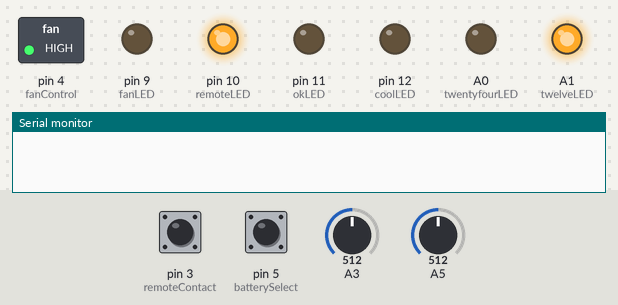
Bench run of a sketch on a simulated Arduino Uno, built with avr-gcc and run on an emulated ATmega328P. Shown: switched loads named in the sketch (green lamp = pin HIGH), output pins drawn as LEDs (lit = HIGH), the last lines printed to the serial monitor. Wiring (inferred from the names in the program): IR receiver: data pin 3. Dashed ring = blinking. The test bench sets the inputs (shaded band); at power-on: A5 = 512, A3 = 512, pin 3 (remoteContact) HIGH, pin 5 (batterySelect) HIGH.

Above: at 1.3 s.
1.4 s: A5 set to 334
4.2 s: A5 set to 316
At 5.51 s:
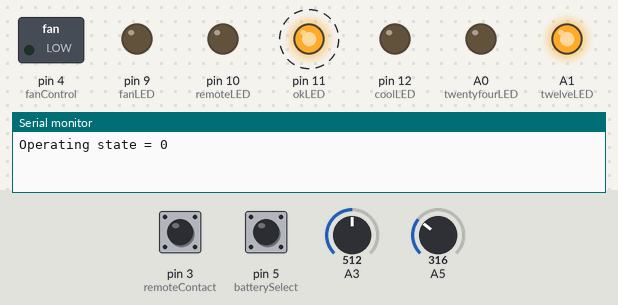
7.2 s: A5 set to 511
At 9.7 s:
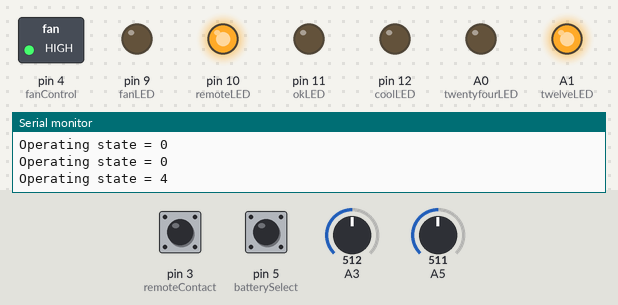
10.2 s: A3 set to 83
12.4 s: A3 set to 72
At 13.51 s:
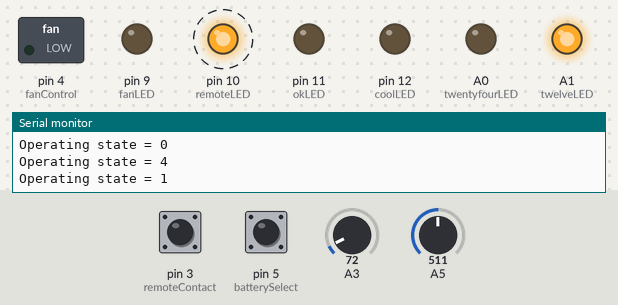
15.4 s: A5 set to 306
At 17.33 s:
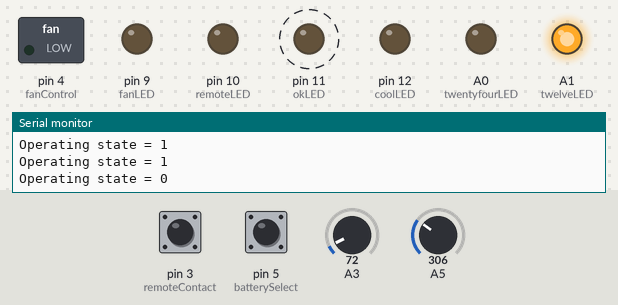
Timing chart, 0 to 19.4 s (numbered marks = the images above; inputs shaded):
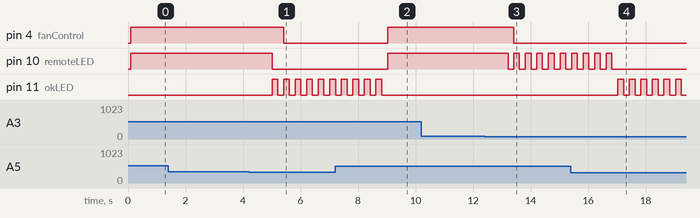

Measured:
- the behaviour switches between 323 and 322 on A5 (found by bisection; images 0 and 1)
- the behaviour switches between 80 and 79 on A3 (found by bisection; images 2 and 3)
- after the input at 1.4 s, every drawn part: stays the same
- after the input at 4.2 s, pin 4 (fanControl): HIGH → LOW after 1.2 s; pin 10 (remoteLED): HIGH → LOW after 0.81 s; pin 11 (okLED): alternates HIGH for 0.20 s and LOW for 0.20 s, starting after 0.81 s
- after the input at 7.2 s, pin 4 (fanControl), pin 10 (remoteLED): LOW → HIGH after 1.8 s; pin 11 (okLED): goes on until 8.8 s, then stays LOW
- after the input at 10.2 s, every drawn part: stays the same
- after the input at 12.4 s, pin 4 (fanControl): HIGH → LOW after 1.0 s; pin 10 (remoteLED): alternates HIGH for 0.20 s and LOW for 0.20 s, starting after 0.81 s
- after the input at 15.4 s, pin 10 (remoteLED): goes on until 16.8 s, then stays LOW; pin 11 (okLED): alternates HIGH for 0.20 s and LOW for 0.20 s, starting after 1.6 s

The sketch:

FanEnclosure1E.ino
```cpp
/*
Fan Controller Code Enclosure Version 0.1E
Designed to run on an Trinket Pro processor board


I/O DEFINITIONS

A0 - Digital Output 24V LED
A1 - Digital Output 12V LED
A2 -
A3 - Ambient Temperature Thermistor
A4 -
A5 - Battery Voltage
D3 - Remote contact input (INT1 pin)
D4 - Fan On/Off Control
D5 - 24V/12V select
D6 -
D7 - N/A
D8 -
D9 - Fan LED
D10 - Remote Contact LED
D11 - Operating Mode LED Grn OK
D12 - Operating Mode LED Blue Cooling
D13 -
*/


/*----------------------------------------------------------
 *                      Define Variables
 *----------------------------------------------------------- */

 const int remoteContact = 3; //INT 1
 const int fanControl = 4; // fan on/off
 const int okLED = 11; //green operating mode LED
 const int coolLED = 12; //blue coolLED
 const int fanLED = 9; //green fan LED
 const int remoteLED = 10; //amber override LED
 const int twelveLED = A1; //green 12V LED
 const int twentyfourLED = A0; //green 24V LED
 const int batterySelect = 5;  //select 12 or 24 volt battery
 const int thermistorNominal=10000;
 const int temperatureNominal=25;
 const int bCoefficient=3950;
 const int seriesResistor=10000;//nominal value,measure for better accuracy
 int coolLEDState = LOW;
 int heatLEDState = LOW;
 int okLEDState = LOW;
 int fanLEDState = LOW;
 int remoteLEDState = LOW;
 unsigned int timeCounter = 0; //counter incremented by TIMER INT ISR
 unsigned int x = 0; //used with timeCounter to determine 5 minute interval
 volatile byte operatingState = 2; //set operating mode to OK
 boolean batteryType = LOW; //set to 24V battery initially
 float sensorValue = 0.0; //should this be float or int?
 float battVolt = 0.0;        //battery voltage
 float ambTemperature = 0.0; //main system battery enclosure temperature
 float steinhart = 0.0;
 float lowVolt = 0.0;
 boolean fanOn = false;   //fan status running/not running
 boolean thermistorFault = false; //used in thermistor check
 boolean voltageFault = false; //used in low voltage disconnect
 volatile boolean remoteContactState = false; //NO remote contact -  close to run fan
 unsigned long startTime = 0; //used in delay timers
 unsigned long delay200 = 200; //delay 200ms


//End of Variables Definition -------------------------


/*----------------------------------------------
 * FUNCTION DEFINITIONS & ISRs
 -----------------------------------------------*/

//measure battery voltage
float measureVoltage() {
sensorValue=0.0;
for (int i=0; i<5; i++) {
     sensorValue = sensorValue + analogRead(A5);
     delay(10);
   }
sensorValue=sensorValue/5.0;
battVolt = ((sensorValue *0.00488*7.0)+0.5); //voltage scaled to 35V full scale
return battVolt;
} //end of measureVoltage()

//measure ambient temperature
float measureAmbTemp() {
sensorValue=0.0;
for (int i=0; i<5; i++) {
     sensorValue = sensorValue + analogRead(A3);
     delay(10);
   }
sensorValue=sensorValue/5;   //Average of 5 readings
sensorValue = 1023 / sensorValue - 1;
  sensorValue = seriesResistor / sensorValue;
  steinhart = sensorValue / thermistorNominal;     // (R/Ro)
  steinhart = log(steinhart);                  // ln(R/Ro)
  steinhart /= bCoefficient;                   // 1/B * ln(R/Ro)
  steinhart += 1.0 / (temperatureNominal + 273.15); // + (1/To)
  steinhart = 1.0 / steinhart; // Invert
  steinhart -= 273.15;  // convert to C
  steinhart = steinhart * 9.0 / 5.0 +32.0;         // convert to F
  ambTemperature = steinhart;
  return ambTemperature;
} //end of measureAmbTemp()


// Check Operating State Function

byte checkOperatingState() {
//0 = low voltage fault
//1 = thermistor fault
//2 = OK
//3 = cool
//4 = remote contact has been closed  - set by ISR
if (digitalRead(remoteContact) == HIGH) {
  operatingState = 4;
}
measureVoltage();
measureAmbTemp();
if (battVolt < lowVolt) {
	operatingState = 0;
} else {
  if ((ambTemperature > 200.0) || (ambTemperature < -20.0)) {
		    operatingState=1;
  } else {
    if ((ambTemperature < 100.0)&&(digitalRead(remoteContact)== LOW)){
            operatingState = 2; //OK Mode
            } else {
             if ((ambTemperature >= 100.0)&& (digitalRead(remoteContact)== LOW)){
             operatingState = 3;//cool mode
            }
    } //closing brace for else
  } //closing brace for else
} //closing brace for else
  return operatingState;
} //closing brace for check operating mode function


//ISR Routines  VARIBALE NAMES MUST BE CORRECTED

//user remote contact ISR
void remote() {
   remoteContactState = !remoteContactState;
   //operatingState = 4;
}  // closing brace remote contact isr


//Timer Interrupt ISR
ISR(TIMER1_COMPA_vect)        //timer compare interrupt service routine
{
 timeCounter += 1;            //increment countHour on each interrupt
 x = (timeCounter%2);        // test for 2 second interval
 if (x == 0){
  timeCounter = 0;
  checkOperatingState();      // does this need volatile variable?
 }
} //end of timer isr


//Periodically measure voltage and temperture to
//determine operating state

/* ----------------------------------------------
                 SETUP LOOP
-------------------------------------------------*/

void setup() {
 pinMode(fanControl,OUTPUT); //PWM fan control
 digitalWrite(fanControl, LOW);
 pinMode(remoteContact,INPUT_PULLUP); //input for manual fan ON contact
 pinMode(batterySelect,INPUT_PULLUP); //pin input for 12/24 V select
 pinMode(okLED,OUTPUT); // green operating mode OK LED
 digitalWrite(okLED, LOW);
 pinMode(coolLED,OUTPUT); // blue cool operating mode LED
 digitalWrite(coolLED, LOW);
 pinMode(fanLED,OUTPUT); // green fan run LED
 digitalWrite(fanLED, LOW);
 pinMode(remoteLED,OUTPUT); // amber override LED
 digitalWrite(remoteLED, LOW);
 pinMode(batterySelect,INPUT_PULLUP); //input for 12/24V select
 pinMode(twelveLED,OUTPUT); //
 digitalWrite(twelveLED, LOW);
 pinMode(twentyfourLED,OUTPUT); //
 digitalWrite(twentyfourLED, LOW);

 analogReference(DEFAULT);
 Serial.begin(9600);  //to be removed after testing

  // set up Timer 1 interrupt
  noInterrupts();      // disable all interrupts

  //set timer1 interrupt at 1Hz
  TCCR1A = 0;        // set entire TCCR1A register to 0
  TCCR1B = 0;        // same for TCCR1B
  TCNT1  = 0;        //initialize counter value to 0
  // set compare match register for 1hz increments
  OCR1A = 15624;     // = (16mHz) / (1*1024) - 1 (must be <65536)
  // turn on CTC mode
  TCCR1B |= (1 << WGM12);
  // Set CS10 and CS12 bits for 1024 prescaler
  TCCR1B |= (1 << CS12) | (1 << CS10);
  // enable timer compare interrupt
  TIMSK1 |= (1 << OCIE1A);

interrupts();    // enable all interrupts
attachInterrupt (digitalPinToInterrupt (3),remote,CHANGE);

//initialize remote contact state
remoteContactState = digitalRead(remoteContact);

//digitalRead(batterySelect); //determine 12/24 selection
// HIGH = 12V LOW = 24V

batteryType = digitalRead(batterySelect);
if(batteryType == HIGH) {
  lowVolt = 11.5;
  digitalWrite(twelveLED, HIGH); //turn on 12V LED
  digitalWrite(twentyfourLED, LOW);
}
if(batteryType == LOW) {
  lowVolt = 23.0;
  digitalWrite(twentyfourLED, HIGH);//turn on 24V LED
  digitalWrite(twelveLED, LOW);
}

checkOperatingState();

} //closing brace for setup loop

/*---------------------------------------------
                    MAIN LOOP
----------------------------------------------*/
void loop() {
digitalWrite(coolLED, LOW);
digitalWrite(fanLED, LOW);
digitalWrite(okLED, LOW);
digitalWrite(fanControl, LOW);

//0 = low voltage fault
//1 = thermistor fault
//2 = OK
//3 = cool
//4 = remote contact has been closed  - set by ISR

while (operatingState == 4) {
  digitalWrite(remoteLED, HIGH);
  digitalWrite(fanControl, HIGH);
}
if (operatingState == 0) {
  digitalWrite(coolLED, LOW);
  digitalWrite(fanLED, LOW);
  digitalWrite(remoteLED, LOW);
  digitalWrite(okLED, HIGH);
  startTime = millis(); //set startTime for delay loop
  while ((startTime + delay200) > millis() ) {
   } //200 mS delay
  digitalWrite(okLED, LOW);
  startTime = millis(); //set startTime for delay loop
  while ((startTime + delay200) > millis() ) {
   } //200 mS delay
} else {
  if (operatingState == 1) {
    digitalWrite(coolLED, LOW);
    digitalWrite(fanLED, LOW);
    digitalWrite(remoteLED, HIGH);
    startTime = millis(); //set startTime for delay loop
  while ((startTime + delay200) > millis() ) {
   } //200 mS delay
    digitalWrite(remoteLED, LOW);
  startTime = millis(); //set startTime for delay loop
  while ((startTime + delay200) > millis() ) {
   } //200 mS delay
} else {
  if (operatingState == 2) {
    digitalWrite(coolLED, LOW);
    digitalWrite(fanLED, LOW);
    digitalWrite(remoteLED, LOW);
    digitalWrite(okLED, HIGH);
} else {
  if (operatingState == 3) {
    digitalWrite(remoteLED, LOW);
    digitalWrite(coolLED, HIGH);
    digitalWrite(fanLED, HIGH);
    digitalWrite(fanControl, HIGH);
  }
  }
  }
}

Serial.print("Operating state = "); //for debug
Serial.println(operatingState); //for debug
/*Serial.println();
Serial.print("Battery Voltage = "); //for debug
Serial.println(battVolt); //for debug
Serial.print("Amb Temp = ");//for debug
Serial.println(ambTemperature); //for debug
Serial.print("Remote contact State = ");//for debug
Serial.println(remoteContactState); //for debug
Serial.print("Battery Type = "); //for debug
Serial.println(batteryType); //for debug
Serial.print("Low Voltage = "); //for debug
Serial.println(lowVolt); //for debug
Serial.println();
startTime = millis(); //set startTime for delay loop
  while ((startTime + delay200 + delay200) > millis() ) {
   } //200 mS delay
*/

} //closing brace for main loop
```
